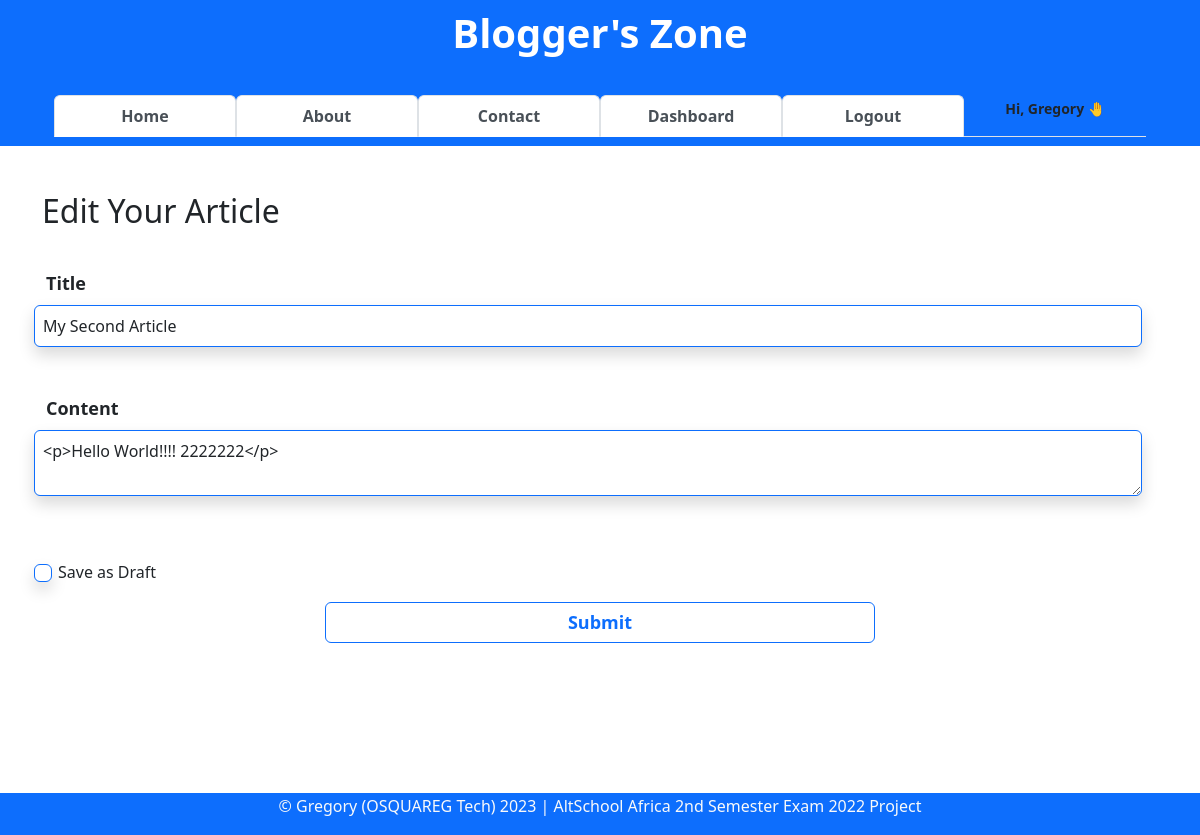
The app's page /article/edit/2 (signed in), older data.
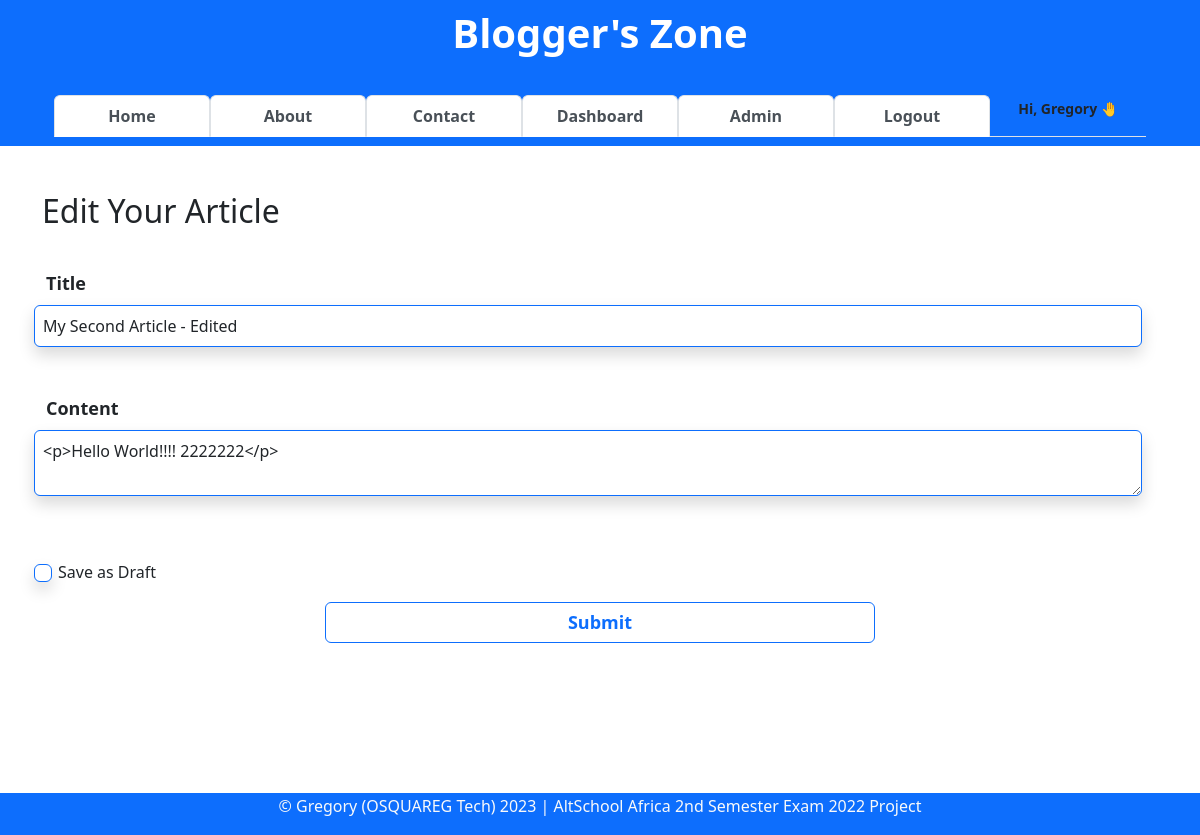
The same page, newer data.
### app/models.py (models this page shows, shortened)
class Article(db.Model):
    __tablename__ = "articles"
    id = db.Column(db.Integer, primary_key=True)
    title = db.Column(db.String(255), nullable=False)
    content = db.Column(db.Text, nullable=False)
    date_posted = db.Column(db.DateTime, default=datetime.utcnow)
    is_draft = db.Column(db.Boolean, default=False, nullable=False)
    last_updated_on = db.Column(db.DateTime, onupdate=datetime.utcnow)
    last_updated_by = db.Column(db.String)
    is_deleted = db.Column(db.Boolean, default=False)
    author_id = db.Column(db.Integer, db.ForeignKey("users.id"))
    comments = db.relationship("Comment", backref="articles")
    likes = db.relationship("ArticleLike", backref="articles")

### app/article/article.py (the view, shortened to what this page needs)
@blueprint.route("/edit/<int:id>", methods=["GET", "POST"])
@login_required
def edit_article(id):
    form = ArticleForm()
    article = Article.query.get_or_404(id)
    if current_user.id == article.author_id:
        form.title.data = article.title
        form.content.data = article.content
        form.is_draft.data = article.is_draft
    else:
        flash(f"You are not authorized to edit this article!")
        return redirect(url_for("article.view_article", article.id))
    context = {
        "form": form,
        "article": article,
    }
    return render_template("edit-article.html", **context)

### app/webforms.py
class ArticleForm(FlaskForm):
    title = StringField(label="Title", validators=[InputRequired()])
    content = CKEditorField(label="Content", validators=[InputRequired()])
    is_draft = BooleanField(label="Save as Draft", default=False)
    submit = SubmitField(label="Submit")

### app/main.py (called while the page is built)
@login_man.user_loader
def user_loader(id):
    return User.query.get(int(id))

### app/article/templates/edit-article.html (shortened to what this page needs)
{% extends 'base.html' %}
{% block content %}
<div class="form-group">
    <div class="form-group">
        <h2>Edit Your Article</h2>
    </div>
    <br><br>
    <form class="row g-3" action="{{ url_for('article.edit_article', id=article.id) }}" method="POST">
        <div class="row">
            {{ form.title.label(class="form-label", style="font-weight:bold; font-size:18px") }}
            {{ form.title(class="form-control shadow p-2 mb-5 bg-body rounded border border-primary") }}
        </div>
        <div class="row">
            {{ form.content.label(class="form-label", style="font-weight:bold; font-size:18px") }}
            {{ form.content(class="form-control shadow p-2 mb-5 bg-body rounded border border-primary") }}
        </div>
        <div class="form-check">
            {{ form.is_draft.label(class="form-check-label", for="flexCheckDefault") }}
            {{ form.is_draft(class="form-check-input shadow p-2 rounded border border-primary", type="checkbox", id="flexCheckDefault") }}
        </div>
        <div class="d-grid gap-2 col-6 mx-auto">
            {{ form.submit(class="btn btn-outline-primary border border-primary" , style="font-weight:bold; font-size:18px") }}
        </div>
    </form>
</div>
{% endblock content %}

### app/templates/base.html (shortened to what this page needs)
<!DOCTYPE html>
<html lang="en">
<head>
    <link rel="stylesheet" href="{{url_for('static',filename='style.css')}}">
    <link href="https://cdn.jsdelivr.net/npm/bootstrap@5.2.2/dist/css/bootstrap.min.css" rel="stylesheet">
    <link rel="stylesheet" href="{{url_for('static', filename='content-styles.css')}}" type="text/css">
</head>
<body onload="openPage('Published', this, 'rgb(0, 89, 250)', 'white')">
    <nav class="navbar navbar-light fixed-top text-lg-center bg-primary border border-primary" style="background-color: #e3f2fd;">
        <div class="container container-sm">
            <div class="container">
                <a class="navbar-brand" href="{{url_for('general.index')}}">
                    <h1 class="text-white"><b>Blogger's Zone</b></h1>
                </a>
            </div>
            <div class="container">
                <ul class="nav navbar-dark nav-tabs nav-justified">
                    <li class="nav-item">
                        <a class="nav-link active " href="{{url_for('general.index')}}"><b>Home</b></a>
                    </li>
                    <li class="nav-item">
                        <a class="nav-link active" href="{{ url_for('general.about') }}"><b>About</b></a>
                    </li>
                    <li class="nav-item">
                        <a class="nav-link active" href="{{ url_for('general.message') }}"><b>Contact</b></a>
                    </li>
                    {% if current_user.is_authenticated %}
                    <li class="nav-item">
                        <a class="nav-link active" href="{{url_for('user.dashboard')}}"><b>Dashboard</b></a>
                    </li>
                    {% if current_user.is_admin %}
                    <li class="nav-item">
                        <a class="nav-link active" href="{{url_for('admin-users.admin')}}"><b>Admin</b></a>
                    </li>
                    {% endif %}
                    <li class="nav-item">
                        <a class="nav-link active" href="{{ url_for('auth.logout') }}"><b>Logout</b></a>
                    </li>
                    <li class="nav-item">
                        <small class="align-bottom"><b class="text-end">Hi, {{current_user.firstname}} 🤚</b></small>
                    </li>
                    {% endif %}
                </ul>
            </div>
        </div>
    </nav>
    <main>
        <div><br><br><br><br><br><br><br><br></div>
        <div class="container container-sm container-fluid">
            {% block content %}
            {% endblock content %}
        </div>
        <div><br><br><br><br><br><br><br><br></div>
    </main>
    <div class="text-md-center text-muted bg-primary border border-primary fixed-bottom">
        <footer>
            <p class="text-light">
                &copy Gregory (OSQUAREG Tech)
                <script>document.write(new Date().getFullYear())</script> | AltSchool Africa 2nd Semester Exam 2022 Project
            </p>
        </footer>
    </div>
</body>
</html>

Row changes from the older to the newer data that the page shows:
changed User "Gregory": is_admin False → True (drawn)
changed Article "<p>Hello World!!!! 2222222</p>": title "My Second Article" → "My Second Article - Edited"
Text that changed along with them:
text now shown: "Admin"
